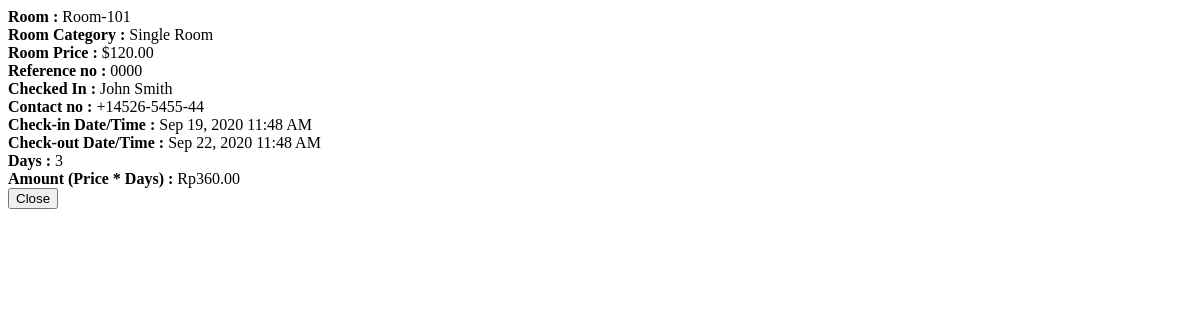
Page /admin/manage_check_out.php?id=4 on the earlier database version.
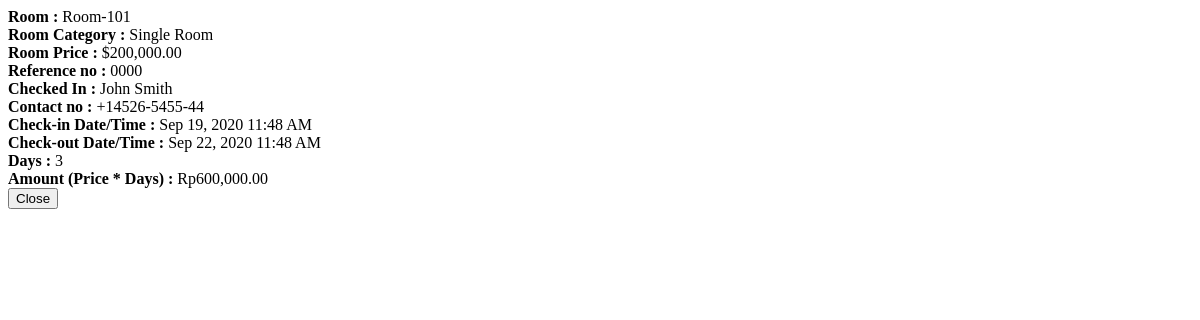
Same page on the later database version.
### tables this page shows
CREATE TABLE `rooms` (
  `id` int(30) NOT NULL,
  `room` varchar(30) NOT NULL,
  `category_id` int(30) NOT NULL,
  `status` tinyint(1) NOT NULL DEFAULT 0 COMMENT '0 = Available , 1= Unvailables'
);

CREATE TABLE `room_categories` (
  `id` int(30) NOT NULL,
  `name` text NOT NULL,
  `price` float NOT NULL,
  `cover_img` text NOT NULL
);

### admin/manage_check_out.php (the view, shortened to what this page needs)
<?php
include('db_connect.php');
if($_GET['id']){
	if($room_id > 0){
	$room = $conn->query("SELECT * FROM rooms where id =".$room_id)->fetch_array();
	$cat = $conn->query("SELECT * FROM room_categories where id =".$room['category_id'])->fetch_array();
}else{
	$cat = $conn->query("SELECT * FROM room_categories where id =".$booked_cid)->fetch_array();
}
 $calc_days = abs(strtotime($date_out) - strtotime($date_in)) ;
 $calc_days =floor($calc_days / (60*60*24)  );
}
?>
<div class="container-fluid">
	<p><b>Room : </b><?php echo isset($room['room']) ? $room['room'] : 'NA' ?></p>
	<p><b>Room Category : </b><?php echo $cat['name'] ?></p>
	<p><b>Room Price : </b><?php echo '$'.number_format($cat['price'],2) ?></p>
	<p><b>Reference no : </b><?php echo $ref_no ?></p>
	<p><b>Checked In : </b><?php echo $name ?></p>
	<p><b>Contact no : </b><?php echo $contact_no ?></p>
	<p><b>Check-in Date/Time : </b><?php echo date("M d, Y h:i A",strtotime($date_in)) ?></p>
	<p><b>Check-out Date/Time : </b><?php echo date("M d, Y h:i A",strtotime($date_out)) ?></p>
	<p><b>Days : </b><?php echo $calc_days ?></p>
	<p><b>Amount (Price * Days) : </b><?php echo 'Rp'.number_format($cat['price'] * $calc_days ,2) ?></p>
		<div class="row">
				<div class="col-md-3">
					<button type="button" class="btn btn-secondary" data-dismiss="modal">Close</button>
				</div>
		</div>
</div>

### admin/manage_check_out.php (style rules this page uses)
.container-fluid p { margin: unset }

Differences in the rows shown:
changed room_categories "Single Room": price "120.00" → "200,000.00"; $cat['price']*$calc_days "360.00" → "600,000.00"
